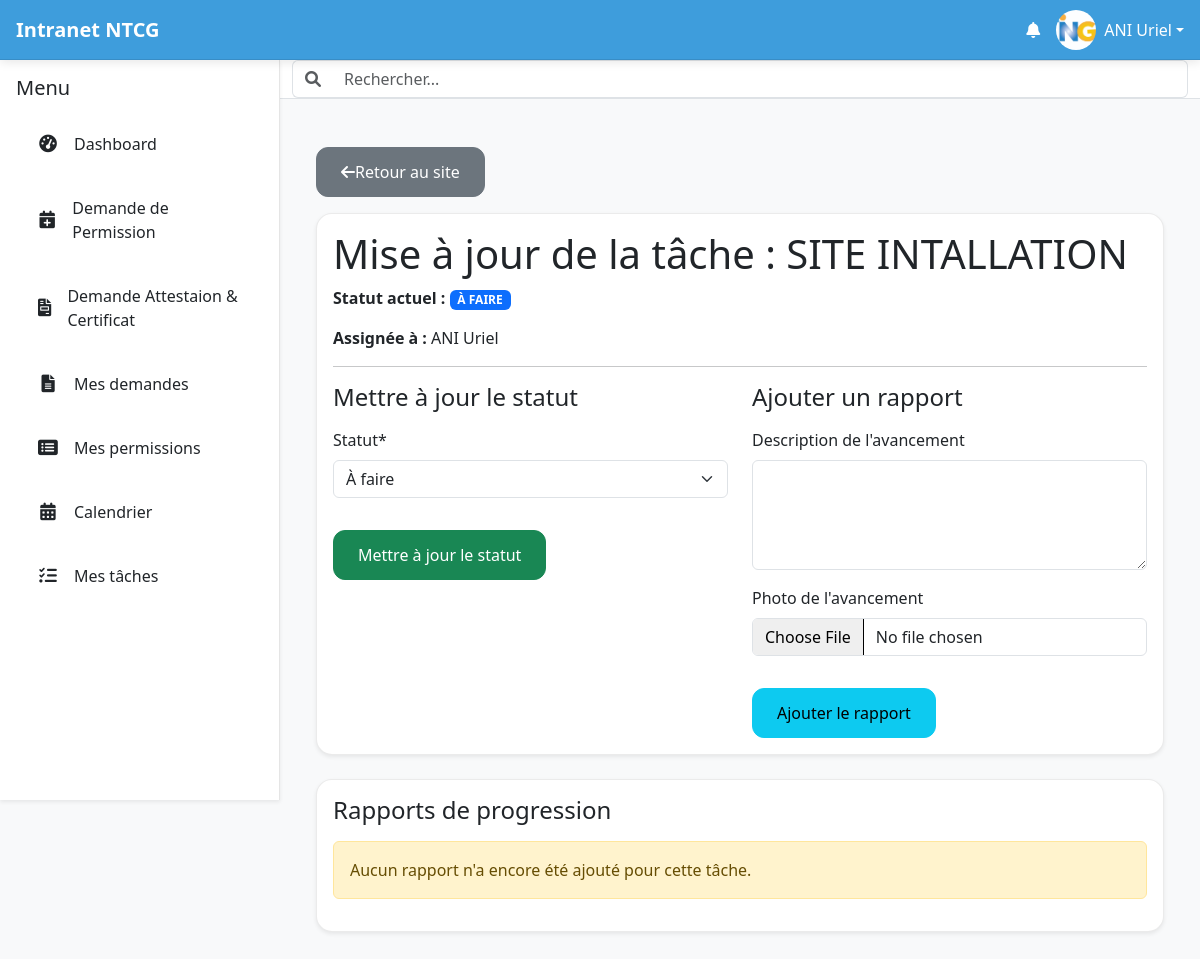
The app's page /tasks/2/update/ (signed in), older data.
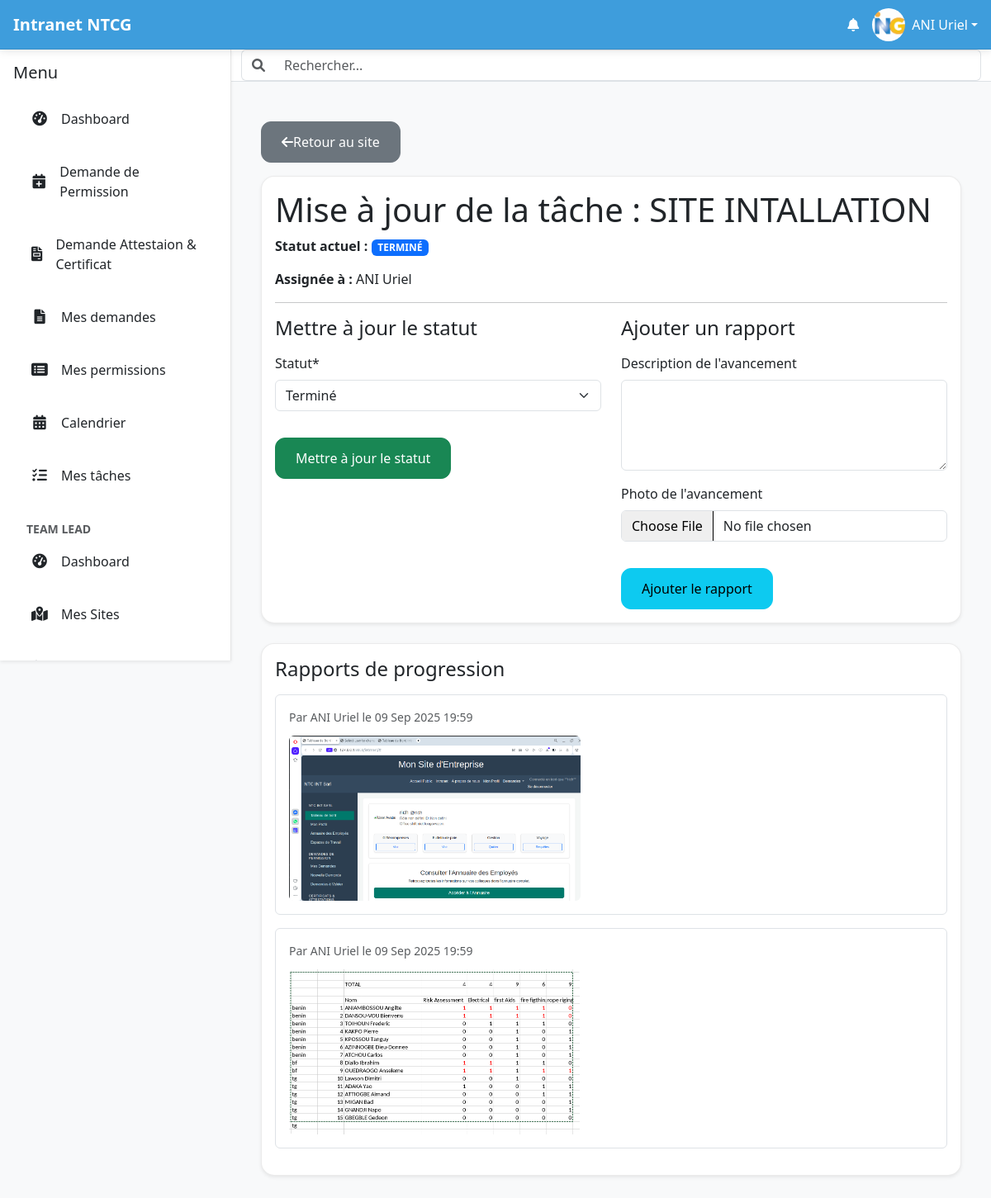
The same page, newer data.
### intranet/models.py (models this page shows, shortened)
class User(AbstractUser):
    date_de_naissance = models.DateField(null=True, blank=True)
    nationalite = CountryField(blank=True)
    pays_de_naissance = CountryField(blank=True)
    type_sanguin = models.CharField(max_length=5, blank=True)
    adresse = models.CharField(max_length=255, blank=True)
    telephone_personnel = models.CharField(max_length=20, blank=True)
    piece_type = models.ForeignKey(PieceType, on_delete=models.SET_NULL, null=True, blank=True, verbose_name="Type de pièce d'identité")
    piece_number = models.CharField(max_length=100, blank=True, verbose_name="Numéro de la pièce d'identité")
    personal_email = models.EmailField(blank=True, null=True, verbose_name="Email personnel")
    emergency_contact_name = models.CharField(max_length=255, blank=True, verbose_name="Nom et prénom du contact d'urgence")
    emergency_contact_phone = models.CharField(max_length=20, blank=True, verbose_name="Téléphone du contact d'urgence")
    allergies = models.TextField(blank=True)
    maladies_chroniques = models.TextField(blank=True)
    medicaments = models.TextField(blank=True)
    job_role = models.ForeignKey(JobRole, on_delete=models.SET_NULL, null=True, blank=True)
    departement = models.ForeignKey(Department, on_delete=models.SET_NULL, null=True, blank=True)
    date_embauche = models.DateField(null=True, blank=True)
    professional_email = models.EmailField(blank=True, null=True, verbose_name="Email professionnel")
    contract_type = models.ForeignKey(ContractType, on_delete=models.SET_NULL, null=True, blank=True, verbose_name="Type de contrat")
    isignum = models.CharField(max_length=100, blank=True, verbose_name="Numéro Isignum")
    eritop_id = models.CharField(max_length=100, blank=True, verbose_name="ID Eritop")
    country = models.ForeignKey(Country, on_delete=models.SET_NULL, null=True, blank=True, verbose_name="Pays de l'employé")
    managed_countries = models.ManyToManyField(Country, related_name='managers', blank=True, verbose_name="Pays gérés")
    bank_info = models.ForeignKey(BankInfo, on_delete=models.SET_NULL, null=True, blank=True, verbose_name="Nom de la banque")
    bank_account_number = models.CharField(max_length=50, blank=True, verbose_name="Numéro de compte bancaire")
    cnss = models.CharField(max_length=50, verbose_name="Numéro CNSS/Sécurité Sociale", blank=True)
    dependants = models.TextField(blank=True)
    employee_id = models.CharField(max_length=100, unique=True, blank=True, verbose_name="Numéro de matricule")
    photo_profil = models.ImageField(upload_to='photos_profils/', null=True, blank=True)
    class Meta:
        ordering = ['last_name', 'first_name']
        indexes = [
            models.Index(fields=['last_name', 'first_name']),
            models.Index(fields=['is_active']),
            models.Index(fields=['departement']),
            models.Index(fields=['country']),
            models.Index(fields=['email']),
            models.Index(fields=['is_active', 'country']),
        ]

class Task(models.Model):
    STATUS_CHOICES = [
        ('À FAIRE', 'À faire'),
        ('EN COURS', 'En cours'),
        ('TERMINÉ', 'Terminé'),
        ('EN ATTENTE', 'En attente'),
    ]
    title = models.CharField(max_length=255, verbose_name="Titre de l'activité")
    description = models.TextField(verbose_name="Description de l'activité", blank=True, null=True)
    site = models.ForeignKey(
        'Site',
        on_delete=models.CASCADE,
        related_name='tasks',
        verbose_name="Site associé"
    )
    assigned_to = models.ForeignKey(
        settings.AUTH_USER_MODEL,
        on_delete=models.SET_NULL,
        null=True,
        blank=True,
        related_name='tasks',
        verbose_name="Assigné à"
    )
    due_date = models.DateField(verbose_name="Date d'échéance", null=True, blank=True)
    status = models.CharField(max_length=20, choices=STATUS_CHOICES, default='À FAIRE', verbose_name="Statut")
    created_at = models.DateTimeField(auto_now_add=True)
    updated_at = models.DateTimeField(auto_now=True)
    class Meta:
        verbose_name = "Activité"
        verbose_name_plural = "Activités"

class TaskReport(models.Model):
    task = models.ForeignKey(
        'Task',
        on_delete=models.CASCADE,
        related_name='reports',
        verbose_name="Tâche associée"
    )
    report_text = models.TextField(verbose_name="Description de l'avancement", blank=True, null=True)
    photo = models.ImageField(upload_to='task_photos/', verbose_name="Photo de l'avancement", blank=True, null=True)
    created_at = models.DateTimeField(auto_now_add=True)
    reported_by = models.ForeignKey(
        settings.AUTH_USER_MODEL,
        on_delete=models.SET_NULL,
        null=True,
        verbose_name="Rapporté par"
    )
    class Meta:
        verbose_name = "Rapport de Tâche"
        verbose_name_plural = "Rapports de Tâche"
        ordering = ['-created_at']

### intranet/views.py (the view)
# urls.py: path('tasks/<int:task_id>/update/', views.update_task_progress, name='update_task_progress'),
@login_required
def update_task_progress(request, task_id):
    task = get_object_or_404(Task, id=task_id)
    if request.user != task.assigned_to:
        messages.error(request, "Vous n'êtes pas autorisé à modifier cette tâche.")
        return redirect('site_detail', site_id=task.site.id)
    if request.method == 'POST':
        update_form = TaskUpdateForm(request.POST, instance=task)
        report_form = TaskReportForm(request.POST, request.FILES)
        if update_form.is_valid():
            update_form.save()
            messages.success(request, "Le statut de la tâche a été mis à jour.")
        if report_form.is_valid() and (report_form.cleaned_data['report_text'] or report_form.cleaned_data['photo']):
            report = report_form.save(commit=False)
            report.task = task
            report.reported_by = request.user
            report.save()
            messages.success(request, "Le rapport a été ajouté avec succès.")
        return redirect('site_detail', site_id=task.site.id)
    else:
        update_form = TaskUpdateForm(instance=task)
        report_form = TaskReportForm()
    context = {
        'task': task,
        'update_form': update_form,
        'report_form': report_form
    }
    return render(request, 'intranet/update_task_progress.html', context)

### templates/intranet/update_task_progress.html (shortened to what this page needs)
{% extends 'intranet/base.html' %}
{% load crispy_forms_tags %}
{% block content %}
<div class="container mt-4">
    <a href="{% url 'site_detail' task.site.id %}" class="btn btn-secondary mb-3"><i class="fas fa-arrow-left"></i> Retour au site</a>
    <div class="card shadow-sm mb-4">
        <div class="card-body">
            <h1 class="card-title">Mise à jour de la tâche : {{ task.title }}</h1>
            <p><strong>Statut actuel :</strong> <span class="badge bg-primary">{{ task.status }}</span></p>
            <p><strong>Assignée à :</strong> {{ task.assigned_to.get_full_name }}</p>
            <hr>
            <div class="row">
                <div class="col-md-6">
                    <h4 class="mb-3">Mettre à jour le statut</h4>
                    <form method="post">
                        {{ update_form|crispy }}
                        <button type="submit" class="btn btn-success mt-3">Mettre à jour le statut</button>
                    </form>
                </div>
                <div class="col-md-6">
                    <h4 class="mb-3">Ajouter un rapport</h4>
                    <form method="post" enctype="multipart/form-data">
                        {{ report_form|crispy }}
                        <button type="submit" class="btn btn-info mt-3">Ajouter le rapport</button>
                    </form>
                </div>
            </div>
        </div>
    </div>
    <div class="card shadow-sm">
        <div class="card-body">
            <h4 class="mb-3">Rapports de progression</h4>
            {% if task.reports.all %}
                <ul class="list-unstyled">
                    {% for report in task.reports.all %}
                        <li class="mb-3 p-3 border rounded">
                            <p class="small text-muted mb-1">Par {{ report.reported_by.get_full_name }} le {{ report.created_at|date:"d M Y H:i" }}</p>
                            {% if report.photo %}<img src="{{ report.photo.url }}" alt="Photo de l'avancement" class="img-fluid rounded mt-2" style="max-height: 200px;">{% endif %}
                        </li>
                    {% endfor %}
                </ul>
            {% else %}
                <div class="alert alert-warning">Aucun rapport n'a encore été ajouté pour cette tâche.</div>
            {% endif %}
        </div>
    </div>
</div>
{% endblock %}

### templates/intranet/base.html (shortened to what this page needs)
{% load static intranet_tags %}
<!doctype html>
<html lang="fr">
<head>
    <link rel="stylesheet" href="https://cdn.jsdelivr.net/npm/bootstrap@5.3.3/dist/css/bootstrap.min.css"
          media="print" onload="this.media='all'">
    <link rel="stylesheet" href="https://cdnjs.cloudflare.com/ajax/libs/font-awesome/6.0.0-beta3/css/all.min.css">
    <link rel="stylesheet" type="text/css" href="https://cdn.datatables.net/2.0.8/css/dataTables.dataTables.css">
</head>
<body>
    <header id="top-header" class="d-flex justify-content-between align-items-center">
        <div class="d-flex align-items-center">
            <a href="{% url 'home_view' %}" class="text-decoration-none text-white d-flex align-items-center">
                <span class="fs-5 fw-bold">Intranet NTCG</span>
            </a>
        </div>
        <div class="d-flex align-items-center">
            <a href="{% url 'notifications' %}" class="text-white me-3 position-relative touch-feedback"
                data-bs-toggle="tooltip" data-bs-placement="bottom" title="Notifications" aria-label="Notifications">
                <i class="fas fa-bell"></i>
            </a>
            <div class="dropdown">
                <a class="text-white d-flex align-items-center text-decoration-none dropdown-toggle touch-feedback" href="#"
                    id="profileDropdown" role="button" data-bs-toggle="dropdown" aria-expanded="false"
                    aria-label="Menu profil">
                    <img src="{% if user.photo_profil %}{{ user.photo_profil.url }}{% else %}{% static 'images/default_profile.png' %}{% endif %}"
                         alt="Avatar de {{ user.get_full_name|default:user.username }}"
                         class="rounded-circle me-2" width="40" height="40" style="object-fit: cover;">
                    <span class="d-none d-sm-inline">{{ user.get_full_name|default:user.username }}</span>
                </a>
            </div>
        </div>
    </header>
    <div id="main-wrapper">
        <nav id="sidebar" class="shadow-sm" aria-label="Menu principal">
            <div class="p-3">
                <div class="d-flex justify-content-between align-items-center mb-3">
                    <h5 class="mb-0">Menu</h5>
                </div>
                <ul class="nav nav-pills flex-column mb-auto" id="sidebar-nav-links">
                   <li class="nav-item">
                        <a href="{% url 'dashboard' %}" class="nav-link {% if request.resolver_match.url_name == 'home_view' %}active{% endif %} touch-feedback">
                            <i class="fas fa-tachometer-alt"></i> Dashboard
                        </a>
                    </li>
                    <li class="nav-item">
                        <a class="nav-link touch-feedback" href="{% url 'submit_leave_request' %}">
                            <i class="fas fa-calendar-plus"></i>
                            <span>Demande de Permission</span>
                        </a>
                    </li>
                    <li class="nav-item">
                        <a class="nav-link touch-feedback" href="{% url 'request_document' %}">
                            <i class="fas fa-file-invoice"></i> Demande Attestaion & Certificat
                        </a>
                    </li>
                    <li class="nav-item">
                        <a class="nav-link touch-feedback" href="{% url 'my_document_requests' %}">
                            <i class="fas fa-file-alt"></i> Mes demandes
                        </a>
                    </li>
                    <li class="nav-item">
                        <a class="nav-link touch-feedback" href="{% url 'my_leave_requests' %}">
                            <i class="fas fa-list-alt"></i>
                            <span>Mes permissions</span>
                        </a>
                    </li>
                    {% if user.is_authenticated %}
                    <li class="nav-item">
                        <a href="#" class="nav-link touch-feedback">
                            <i class="fas fa-calendar-alt"></i> Calendrier
                        </a>
                    </li>
                    <li class="nav-item">
                        <a href="#" class="nav-link touch-feedback">
                            <i class="fas fa-tasks"></i> Mes tâches
                        </a>
                    </li>
                    {% endif %}
                    {% if request.user|has_group:"Team Lead" %}
                    <li class="nav-item mt-3">
                        <small class="text-muted px-3"><strong>TEAM LEAD</strong></small>
                    </li>
                    <li class="nav-item">
                        <a href="{% url 'team_lead_dashboard' %}" class="nav-link {% if request.resolver_match.url_name == 'team_lead_dashboard' %}active{% endif %} touch-feedback">
                            <i class="fas fa-tachometer-alt"></i> Dashboard
                        </a>
                    </li>
                    <li class="nav-item">
                        <a href="{% url 'team_lead_sites' %}" class="nav-link {% if request.resolver_match.url_name == 'team_lead_sites' %}active{% endif %} touch-feedback">
                            <i class="fas fa-map-marked-alt"></i> Mes Sites
                        </a>
                    </li>
                    <li class="nav-item">
                        <a href="#" class="nav-link touch-feedback">
                        </a>
                    </li>
                    {% endif %}
                </ul>
            </div>
        </nav>
        <div id="content-area">
            <nav id="top-navbar" class="bg-white border-bottom">
                <div class="container-fluid">
                    <form class="d-flex w-100">
                        <div class="input-group">
                            <span class="input-group-text bg-white border-end-0">
                                <i class="fas fa-search text-muted"></i>
                            </span>
                            <input class="form-control border-start-0" type="search"
                                   placeholder="Rechercher..." aria-label="Search" id="global-search"
                                   style="font-size: 16px;">
                        </div>
                    </form>
                </div>
            </nav>
            <main id="main-content" class="p-3 p-lg-4">
                {% block content %}
                {% endblock %}
            </main>
        </div>
    </div>
</body>
</html>

Row changes from the older to the newer data that the page shows:
changed Task "SITE INTALLATION": status "À FAIRE" → "TERMINÉ"; status "À faire" → "Terminé"
added TaskReport: reported_by.get_full_name "ANI Uriel", created_at "09 Sep 2025 19:59", photo (picture)
added TaskReport: reported_by.get_full_name "ANI Uriel", created_at "09 Sep 2025 19:59", photo (picture)
Text that changed along with them:
text no longer shown: "Aucun rapport n'a encore été ajouté pour cette tâche."
text now shown: "TEAM LEAD Dashboard Mes Sites"
